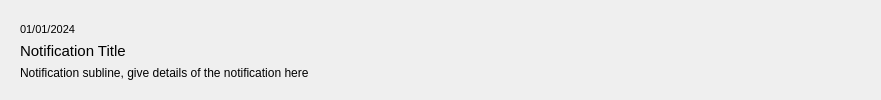
<?xml version="1.0" encoding="UTF-8"?>
<ui version="4.0">
 <class>NotificationListItem</class>
 <widget class="QWidget" name="NotificationListItem">
  <property name="geometry">
   <rect>
    <x>0</x>
    <y>0</y>
    <width>881</width>
    <height>100</height>
   </rect>
  </property>
  <property name="minimumSize">
   <size>
    <width>881</width>
    <height>100</height>
   </size>
  </property>
  <property name="maximumSize">
   <size>
    <width>1000</width>
    <height>100</height>
   </size>
  </property>
  <property name="windowTitle">
   <string>Form</string>
  </property>
  <widget class="QWidget" name="horizontalLayoutWidget">
   <property name="geometry">
    <rect>
     <x>0</x>
     <y>0</y>
     <width>881</width>
     <height>101</height>
    </rect>
   </property>
   <layout class="QHBoxLayout" name="horizontalLayout">
    <property name="leftMargin">
     <number>20</number>
    </property>
    <property name="rightMargin">
     <number>20</number>
    </property>
    <item>
     <layout class="QVBoxLayout" name="verticalLayout">
      <item>
       <widget class="QLabel" name="notifDate">
        <property name="sizePolicy">
         <sizepolicy hsizetype="Preferred" vsizetype="Preferred">
          <horstretch>0</horstretch>
          <verstretch>1</verstretch>
         </sizepolicy>
        </property>
        <property name="font">
         <font>
          <pointsize>8</pointsize>
         </font>
        </property>
        <property name="text">
         <string>01/01/2024</string>
        </property>
        <property name="alignment">
         <set>Qt::AlignBottom|Qt::AlignLeading|Qt::AlignLeft</set>
        </property>
       </widget>
      </item>
      <item>
       <widget class="QLabel" name="notifTitle">
        <property name="sizePolicy">
         <sizepolicy hsizetype="Preferred" vsizetype="Minimum">
          <horstretch>0</horstretch>
          <verstretch>0</verstretch>
         </sizepolicy>
        </property>
        <property name="font">
         <font>
          <pointsize>11</pointsize>
         </font>
        </property>
        <property name="text">
         <string>Notification Title</string>
        </property>
        <property name="alignment">
         <set>Qt::AlignLeading|Qt::AlignLeft|Qt::AlignVCenter</set>
        </property>
       </widget>
      </item>
      <item>
       <widget class="QLabel" name="notifSubline">
        <property name="sizePolicy">
         <sizepolicy hsizetype="Preferred" vsizetype="Preferred">
          <horstretch>0</horstretch>
          <verstretch>1</verstretch>
         </sizepolicy>
        </property>
        <property name="font">
         <font>
          <pointsize>9</pointsize>
         </font>
        </property>
        <property name="text">
         <string>Notification subline, give details of the notification here</string>
        </property>
        <property name="alignment">
         <set>Qt::AlignLeading|Qt::AlignLeft|Qt::AlignTop</set>
        </property>
       </widget>
      </item>
     </layout>
    </item>
    <item>
     <spacer name="horizontalSpacer">
      <property name="orientation">
       <enum>Qt::Horizontal</enum>
      </property>
      <property name="sizeHint" stdset="0">
       <size>
        <width>40</width>
        <height>20</height>
       </size>
      </property>
     </spacer>
    </item>
    <item>
     <widget class="QPushButton" name="expandButton">
      <property name="minimumSize">
       <size>
        <width>30</width>
        <height>30</height>
       </size>
      </property>
      <property name="maximumSize">
       <size>
        <width>30</width>
        <height>30</height>
       </size>
      </property>
      <property name="styleSheet">
       <string notr="true">background: none;
border: none;
image: url(:/Default/Icons/Res/read.svg);</string>
      </property>
      <property name="text">
       <string/>
      </property>
     </widget>
    </item>
   </layout>
  </widget>
 </widget>
 <resources/>
 <connections/>
</ui>
